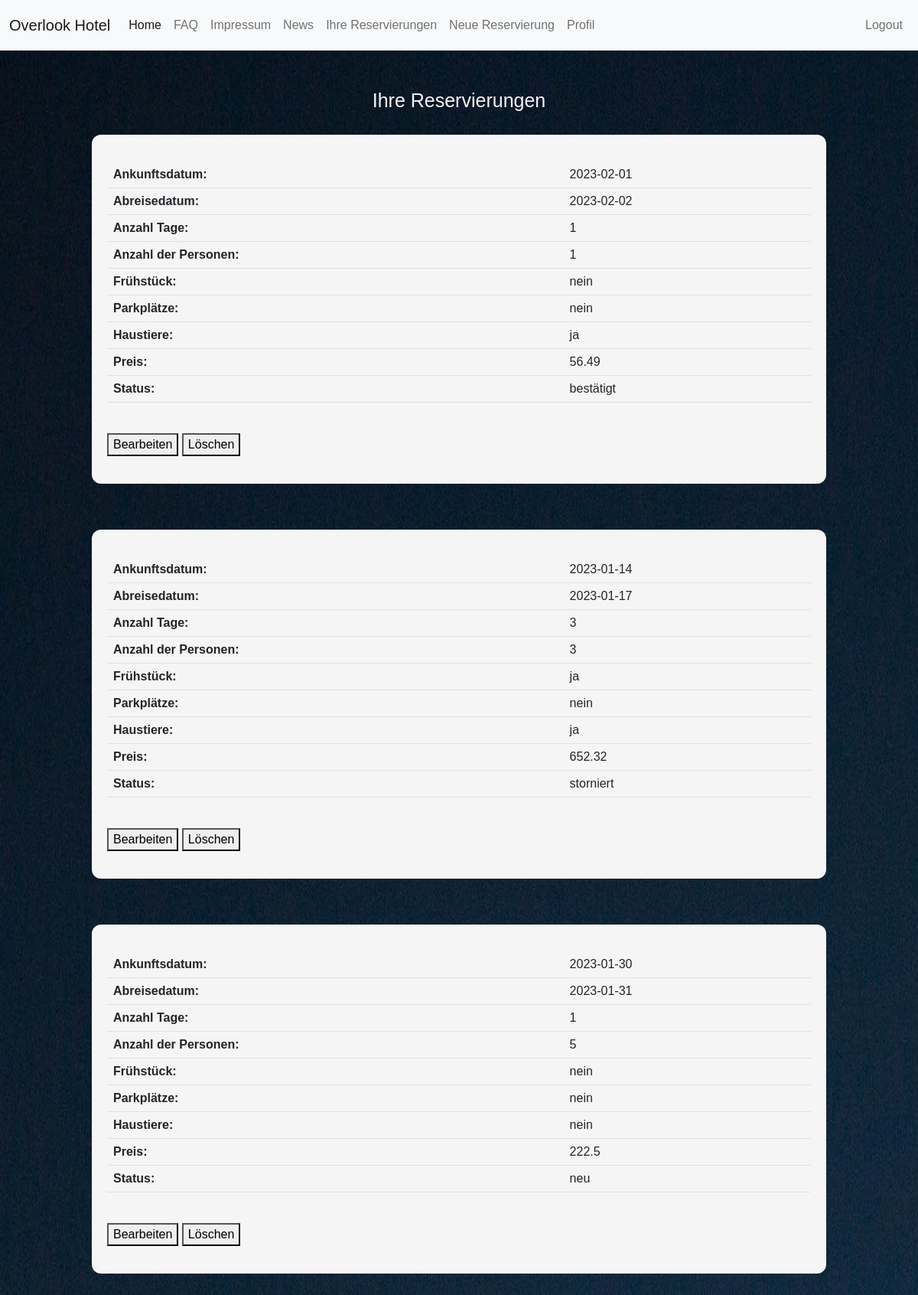
The page /reservierunganzeigen.php (signed in) on the database its author committed.
### tables this page shows
CREATE TABLE `zimmerreservierung` (
  `resid` int(20) NOT NULL,
  `date1` date NOT NULL,
  `date2` date NOT NULL,
  `personen` int(20) NOT NULL,
  `haustiere` varchar(5) NOT NULL,
  `fruehstueck` varchar(5) NOT NULL,
  `parkplatz` varchar(5) NOT NULL,
  `useremail` varchar(200) NOT NULL,
  `Preis` double NOT NULL,
  `Status` varchar(64) NOT NULL
);

### reservierunganzeigen.php (the view, shortened to what this page needs)
<html>
<head>
    <link href="https://cdn.jsdelivr.net/npm/bootstrap@5.2.2/dist/css/bootstrap.min.css" rel="stylesheet"
>
    <link rel="stylesheet" href="stylesheet.css">
    <?php include "navbar.php" ?>
</head>
<body>
        <h1>Ihre Reservierungen</h1>
        <?php
        include "res_bearbeitung.php";
        require('dbaccess.php');
        $db_obj = new mysqli($host, $user, $password, $database);
        $usermail = $_SESSION["username"];
        $sql = "SELECT * FROM `zimmerreservierung` WHERE useremail = '$usermail'";
        $stmt = $db_obj->prepare($sql);
        $stmt->execute();
            $stmt->bind_result($resid, $date1, $date2, $personen, $haustier, $fruestueck, $parkplatz, $usermail,$preis,$status);
            $stmt->store_result();
        if ($stmt->num_rows > 0) {
            while ($stmt->fetch()) {
                ?>
            <fieldset>
            <table class = "table">
            <tr>
                <th>Ankunftsdatum: </th>
                <td><?php echo "$date1"; ?></td>
            </tr>
            <tr>
                <th>Abreisedatum: </th>
                <td><?php echo $date2; ?></td>
            </tr>
            <tr>
                <th>Anzahl Tage: </th>
                <td><?php echo round(abs(strtotime($date2) - strtotime($date1)) / (60*60*24)); ?></td>
            </tr>
            <tr>
                <th>Anzahl der Personen: </th>
                <td><?php echo $personen ?></td>
            </tr>
            <tr>
                <th>Frühstück: </th>
                <td><?php echo $fruestueck; ?></td>
            </tr>
            <tr>
                <th>Parkplätze: </th>
                <td><?php echo $parkplatz; ?></td>
            </tr>
            <tr>
                <th>Haustiere: </th>
                <td><?php echo $haustier; ?></td>
            </tr>
            <tr>
                <th>Preis: </th>
                <td><?php echo $preis; ?></td>
            </tr>
            <tr>
                <th>Status: </th>
                <td><?php echo $status; ?></td>
            </tr>
            </table>
        <br>
        <form name="registrierung" method="post"
            action="<?php echo htmlspecialchars($_SERVER["PHP_SELF"]); ?>">
        <form action=""<?php echo htmlspecialchars($_SERVER["PHP_SELF"]); ?> method="post">
<button type="submit" name="button" value= "<?php echo $resid; ?>" >Bearbeiten</button>
<button type="submit" name="delete" value= "<?php echo $resid; ?>" >Löschen</button>
</form>
        </fieldset>
    <?php }
        } else {?>
            <fieldset>
            Keine Reservierungen vorhanden
        </fieldset>
                <?php
        }
        ?>
</body>

### stylesheet.css (style rules this page uses)
* { font-family: 'Trebuchet MS', 'Lucida Sans Unicode', 'Lucida Grande', 'Lucida Sans', Arial, sans-serif; }
h1 { font-size: 25px; color: whitesmoke; font-weight: 100; text-align: center; margin-top: 50px; }
body { background-image: url(hotelbild.jpg); background-size: 250% 300%; background-repeat: repeat-y; }
fieldset { background-color: whitesmoke; margin-top: 30px; margin-left: 10%; margin-right: 10%; margin-bottom: 5%; border-radius: 12px; padding: 20px; padding-top: 35px; border-color: whitesmoke; }
fieldset { color:#000; }

### rows shown on the page
zimmerreservierung: date1 "2023-02-01", date2 "2023-02-02", abs(strtotime($date2) - strtotime($date1)) / (60*60*24) "1", personen "1", fruehstueck "nein", parkplatz "nein", haustiere "ja", Preis "56.49", Status "bestätigt", $resid 24 (drawn)
zimmerreservierung: date1 "2023-01-14", date2 "2023-01-17", abs(strtotime($date2) - strtotime($date1)) / (60*60*24) "3", personen "3", fruehstueck "ja", parkplatz "nein", haustiere "ja", Preis "652.32", Status "storniert", $resid 25 (drawn)
zimmerreservierung: date1 "2023-01-30", date2 "2023-01-31", abs(strtotime($date2) - strtotime($date1)) / (60*60*24) "1", personen "5", fruehstueck "nein", parkplatz "nein", haustiere "nein", Preis "222.5", Status "neu", $resid 26 (drawn)
